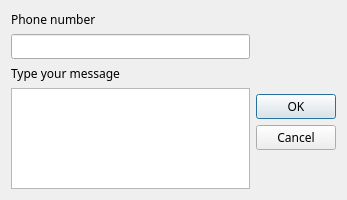
<?xml version="1.0" encoding="UTF-8"?>
<ui version="4.0">
 <class>SMSDetails</class>
 <widget class="QDialog" name="SMSDetails">
  <property name="geometry">
   <rect>
    <x>0</x>
    <y>0</y>
    <width>347</width>
    <height>200</height>
   </rect>
  </property>
  <property name="minimumSize">
   <size>
    <width>347</width>
    <height>200</height>
   </size>
  </property>
  <property name="font">
   <font>
    <family>Sans Serif</family>
   </font>
  </property>
  <property name="windowTitle">
   <string>Edit SMS Message</string>
  </property>
  <property name="modal">
   <bool>true</bool>
  </property>
  <layout class="QGridLayout" name="gridLayout">
   <item row="0" column="0">
    <widget class="QLabel" name="label">
     <property name="text">
      <string>Phone number</string>
     </property>
    </widget>
   </item>
   <item row="4" column="1">
    <widget class="QDialogButtonBox" name="buttonBox">
     <property name="orientation">
      <enum>Qt::Vertical</enum>
     </property>
     <property name="standardButtons">
      <set>QDialogButtonBox::Cancel|QDialogButtonBox::Ok</set>
     </property>
    </widget>
   </item>
   <item row="2" column="0">
    <widget class="QLabel" name="label_2">
     <property name="text">
      <string>Type your message</string>
     </property>
    </widget>
   </item>
   <item row="1" column="0">
    <widget class="QLineEdit" name="lineEdit">
     <property name="maxLength">
      <number>10</number>
     </property>
    </widget>
   </item>
   <item row="3" column="0" rowspan="2">
    <widget class="QPlainTextEdit" name="plainTextEdit">
     <property name="verticalScrollBarPolicy">
      <enum>Qt::ScrollBarAlwaysOff</enum>
     </property>
     <property name="horizontalScrollBarPolicy">
      <enum>Qt::ScrollBarAlwaysOff</enum>
     </property>
    </widget>
   </item>
  </layout>
 </widget>
 <tabstops>
  <tabstop>lineEdit</tabstop>
  <tabstop>plainTextEdit</tabstop>
  <tabstop>buttonBox</tabstop>
 </tabstops>
 <resources/>
 <connections>
  <connection>
   <sender>buttonBox</sender>
   <signal>accepted()</signal>
   <receiver>SMSDetails</receiver>
   <slot>accept()</slot>
   <hints>
    <hint type="sourcelabel">
     <x>248</x>
     <y>254</y>
    </hint>
    <hint type="destinationlabel">
     <x>157</x>
     <y>274</y>
    </hint>
   </hints>
  </connection>
  <connection>
   <sender>buttonBox</sender>
   <signal>rejected()</signal>
   <receiver>SMSDetails</receiver>
   <slot>reject()</slot>
   <hints>
    <hint type="sourcelabel">
     <x>316</x>
     <y>260</y>
    </hint>
    <hint type="destinationlabel">
     <x>286</x>
     <y>274</y>
    </hint>
   </hints>
  </connection>
 </connections>
</ui>
